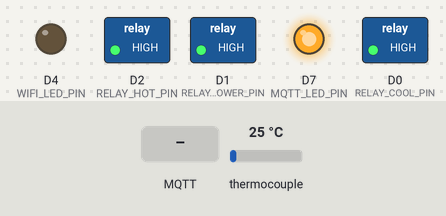
The sketch below on a simulated ESP8266 (Wemos D1 mini). Shown: switched loads named in the sketch (green lamp = pin HIGH), output pins drawn as LEDs (lit = HIGH). The test bench sets the inputs (shaded band); at power-on: thermocouple 25 °C. WiFi joins after 1.5 s; servers stay silent unless stated; random numbers use the default seed unless the sketch sets one; no MQTT or app messages arrive unless stated; what the sketch prints to the serial monitor is not drawn.

Above: at 2.7 s.
2.8 s: MQTT message "ON" arrives on the first subscribed topic
At 3.4 s:
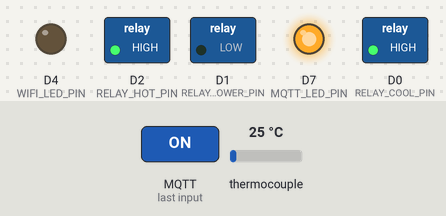
4.3 s: MQTT message "ON" arrives on the second subscribed topic
At 5.5 s:
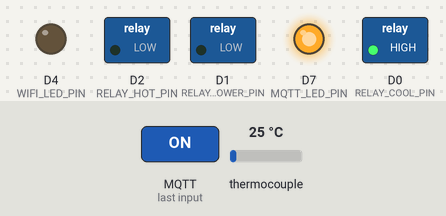
5.8 s: MQTT message "OFF" arrives on the first subscribed topic
At 6.9 s:
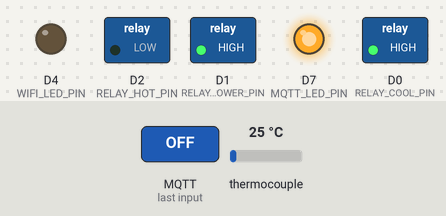
7.3 s: MQTT message "ON" arrives on the third subscribed topic
At 8.0 s:
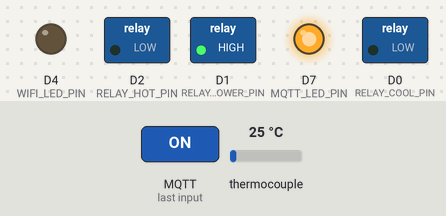
8.8 s: MQTT message "OFF" arrives on the second subscribed topic
At 9.1 s:
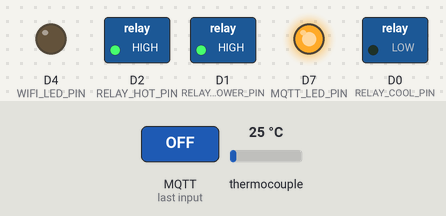
10.3 s: MQTT message "ON" arrives on the first subscribed topic
At 11.5 s:
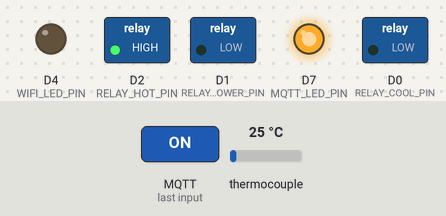
Timing chart, 0 to 12.8 s (numbered marks = the images above; inputs shaded):
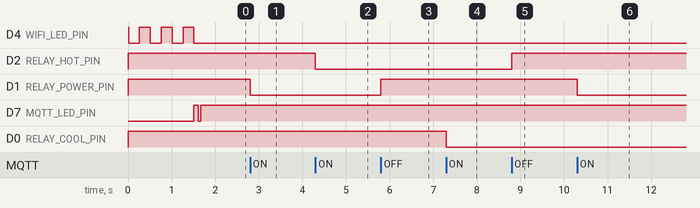

Measured:
- after the input at 2.8 s, D1 (RELAY_POWER_PIN): HIGH → LOW at once
- after the input at 4.3 s, D2 (RELAY_HOT_PIN): HIGH → LOW at once
- after the input at 5.8 s, D1 (RELAY_POWER_PIN): LOW → HIGH at once
- after the input at 7.3 s, D0 (RELAY_COOL_PIN): HIGH → LOW at once
- after the input at 8.8 s, D2 (RELAY_HOT_PIN): LOW → HIGH at once
- after the input at 10.3 s, D1 (RELAY_POWER_PIN): HIGH → LOW at once

The sketch:

Dryer_Upgrade.ino
```cpp
/*
 * 專案名稱：IoT 工業乾燥機升級控制系統 (IoT Industrial Dryer Upgrade)
 * 硬體核心：NodeMCU D1 Mini (ESP8266)
 * 功能：
 * 1. MQTT 遠端控制 3 路繼電器 (總電源、熱風、冷風)
 * 2. MAX6675 讀取 K 型熱電偶溫度並上傳
 * 3. 狀態指示燈：
 *    - Wi-Fi 狀態：D4 (內建 LED)
 *    - MQTT 狀態：D7 (外接 LED) ★★★
 * 作者：Gemini (協助生成)
 * 日期：2025
 */

#include <ESP8266WiFi.h>
#include <PubSubClient.h>
#include <max6675.h>
// ================= 1. Wi-Fi 與 MQTT 設定 =================
const char* ssid = "Pixel_3169";
const char* password = "ar3mafj92tq3twf";

const char* mqtt_server = "broker.hivemq.com";
const int mqtt_port = 1883;
const char* mqtt_user = "hivemq.webclient.1764919445852";
const char* mqtt_pass = "6?q<80pUdgrFLX5>%lHY";

// 定義 MQTT 主題
const char* topic_control_power = "dryer/control/power";
const char* topic_control_hot = "dryer/control/hot";
const char* topic_control_cool = "dryer/control/cool";
const char* topic_status_temp = "dryer/status/temp";
const char* topic_system_log = "dryer/system/log";

// ================= 2. 腳位定義 (Pin Definitions) =================
#define RELAY_POWER_PIN D1
#define RELAY_HOT_PIN   D2
#define RELAY_COOL_PIN  D0

// --- 狀態指示燈 ---
#define WIFI_LED_PIN    D4  // Wi-Fi 燈 (內建 LED, Low Active)
#define MQTT_LED_PIN    D7  // ★★★ 新增：MQTT 燈 (外接 LED, 假設 High Active)
// 註：D7 是 MOSI，但 MAX6675 只用 MISO/SCK/CS，所以 D7 空著可以用

// --- MAX6675 溫度模組 ---
#define MAX6675_SCK_PIN D5
#define MAX6675_CS_PIN  D8
#define MAX6675_SO_PIN  D6

// ================= 3. 物件初始化 =================
WiFiClient espClient;
PubSubClient client(espClient);
MAX6675 thermocouple(MAX6675_SCK_PIN, MAX6675_CS_PIN, MAX6675_SO_PIN);

// ================= 4. 變數宣告 =================
unsigned long lastMsgTime = 0;
const long interval = 2000;

void setup_wifi();
void callback(char* topic, byte* payload, unsigned int length);
void reconnect();

// ================= 6. 程式初始化 (Setup) =================
void setup() {
  Serial.begin(115200);

  // 設定繼電器
  pinMode(RELAY_POWER_PIN, OUTPUT);
  pinMode(RELAY_HOT_PIN, OUTPUT);
  pinMode(RELAY_COOL_PIN, OUTPUT);

  // --- 設定 LED 腳位 ---
  pinMode(WIFI_LED_PIN, OUTPUT);
  digitalWrite(WIFI_LED_PIN, HIGH); // Wi-Fi 燈預設滅 (內建是 HIGH 滅)

  pinMode(MQTT_LED_PIN, OUTPUT);    // ★★★ 設定 MQTT 燈為輸出
  digitalWrite(MQTT_LED_PIN, LOW);  // ★★★ MQTT 燈預設滅 (外接是 LOW 滅)

  // 初始化繼電器 (預設關閉)
  digitalWrite(RELAY_POWER_PIN, HIGH);
  digitalWrite(RELAY_HOT_PIN, HIGH);
  digitalWrite(RELAY_COOL_PIN, HIGH);

  // 設定 Wi-Fi
  setup_wifi();

  // 設定 MQTT
  client.setServer(mqtt_server, mqtt_port);
  client.setCallback(callback);
}

// ================= 7. 主迴圈 (Loop) =================
void loop() {
  // 檢查 MQTT 連線
  if (!client.connected()) {
    // ★★★ 如果斷線，確保燈是滅的
    digitalWrite(MQTT_LED_PIN, LOW);
    reconnect();
  } else {
    // ★★★ 如果連線中，確保燈是亮的
    digitalWrite(MQTT_LED_PIN, HIGH);
  }

  client.loop();

  // 讀取溫度
  unsigned long now = millis();
  if (now - lastMsgTime > interval) {
    lastMsgTime = now;

    float tempCelsius = thermocouple.readCelsius();

    if (isnan(tempCelsius)) {
      Serial.println("錯誤：無法讀取熱電偶！");
      // client.publish(topic_system_log, "Error: Thermocouple read failed");
    } else {
      Serial.print("目前溫度: ");
      Serial.print(tempCelsius);
      Serial.println(" C");

      char tempString[8];
      dtostrf(tempCelsius, 1, 2, tempString);
      client.publish(topic_status_temp, tempString);
    }
  }
}

// ================= 8. 副程式：Wi-Fi 連線 =================
void setup_wifi() {
  delay(10);
  Serial.println();
  Serial.print("正在連線至 Wi-Fi: ");
  Serial.println(ssid);

  WiFi.mode(WIFI_STA);
  WiFi.begin(ssid, password);

  while (WiFi.status() != WL_CONNECTED) {
    // Wi-Fi 連線中：閃爍 D4
    digitalWrite(WIFI_LED_PIN, LOW);
    delay(250);
    digitalWrite(WIFI_LED_PIN, HIGH);
    delay(250);
    Serial.print(".");
  }

  // Wi-Fi 連線成功：D4 恆亮
  digitalWrite(WIFI_LED_PIN, LOW);

  Serial.println("");
  Serial.println("Wi-Fi 已連線");
  Serial.print("IP 位址: ");
  Serial.println(WiFi.localIP());
}

// ================= 9. 副程式：MQTT 訊息處理 =================
void callback(char* topic, byte* payload, unsigned int length) {
  String message = "";
  for (unsigned int i = 0; i < length; i++) {
    message += (char)payload[i];
  }

  Serial.print("收到訊息 [");
  Serial.print(topic);
  Serial.print("] ");
  Serial.println(message);

  // 控制邏輯
  if (String(topic) == topic_control_power) {
    if (message == "ON") digitalWrite(RELAY_POWER_PIN, LOW);
    else if (message == "OFF") digitalWrite(RELAY_POWER_PIN, HIGH);
  }
  else if (String(topic) == topic_control_hot) {
    if (message == "ON") digitalWrite(RELAY_HOT_PIN, LOW);
    else if (message == "OFF") digitalWrite(RELAY_HOT_PIN, HIGH);
  }
  else if (String(topic) == topic_control_cool) {
    if (message == "ON") digitalWrite(RELAY_COOL_PIN, LOW);
    else if (message == "OFF") digitalWrite(RELAY_COOL_PIN, HIGH);
  }
}
// ================= 10. 副程式：MQTT 重連機制 =================
void reconnect() {
  // ★★★ 進入重連迴圈
  while (!client.connected()) {
    Serial.print("正在嘗試連線 MQTT...");

    // ★★★ 嘗試連線時，讓 MQTT 燈 (D7) 快閃，表示「正在努力連線中」
    digitalWrite(MQTT_LED_PIN, HIGH);
    delay(100);
    digitalWrite(MQTT_LED_PIN, LOW);

    String clientId = "ESP8266Client-";
    clientId += String(random(0xffff), HEX);

    if (client.connect(clientId.c_str(), mqtt_user, mqtt_pass)) {
      Serial.println("已連線");
      // ★★★ 連線成功，燈號在 Loop 迴圈會被鎖定為恆亮，這裡先亮起來
      digitalWrite(MQTT_LED_PIN, HIGH);

      client.subscribe(topic_control_power);
      client.subscribe(topic_control_hot);
      client.subscribe(topic_control_cool);
    } else {
      Serial.print("失敗, rc=");
      Serial.print(client.state());
      Serial.println(" 5秒後重試");

      // ★★★ 失敗等待時，燈滅
      digitalWrite(MQTT_LED_PIN, LOW);
      delay(5000);
    }
  }
}
```
